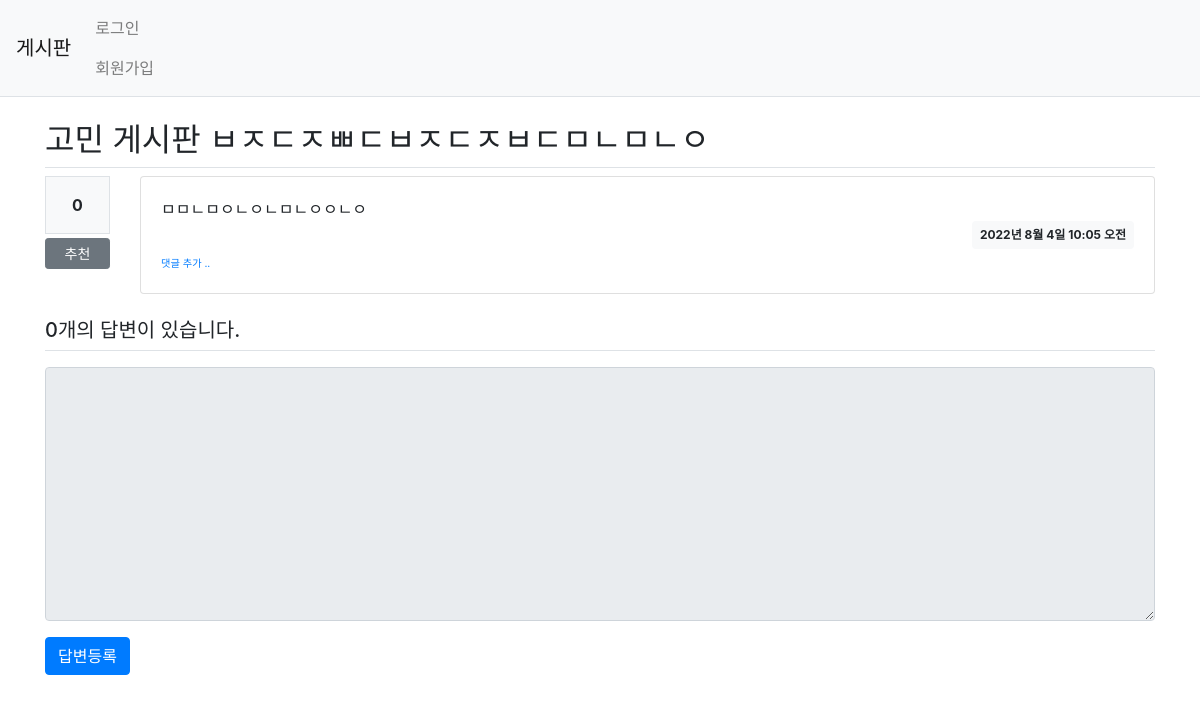
/pybo/349/, run on the app's committed database.
### pybo/models.py (models this page shows, shortened)
class Question(models.Model):
    author = models.ForeignKey(User, on_delete=models.CASCADE, related_name='author_question')
    subject = models.CharField(max_length=200)
    content = models.TextField()
    modify_date = models.DateTimeField(null=True, blank=True)
    create_date = models.DateTimeField()
    voter = models.ManyToManyField(User, related_name='voter_question')
    tag = models.CharField(max_length=20, null=True, blank=True)

### pybo/views/base_views.py (the view)
# urls.py: path('<int:question_id>/', base_views.detail, name='detail'),
def detail(request, question_id):
    question = get_object_or_404(Question, pk=question_id)
    context = {'question': question}
    return render(request, 'pybo/question_detail.html', context)

### templates/pybo/question_detail.html (shortened to what this page needs)
{% extends 'base.html' %}
{% load pybo_filter %}
{% block content %}
<div class="container my-3">
    {% if question.tag  %}
    <h2 class="border-bottom py-2">{{ question.tag }}  {{ question.subject }}</h2>
    {% else %}
    <h2 class="border-bottom py-2">{{ question.subject }}</h2>
    {% endif %}
    <div class="row">
        <div class="col-1">
            <div class="bg-light text-center p-3 border font-weight-bolder mb-1">{{question.voter.count}}</div>
            <a href="#" data-uri="{% url 'pybo:vote_question' question.id %}"
                class="recommend btn btn-sm btn-secondary btn-block my-1">추천</a>
        </div>
        <div class="col-11">
    <div class="card">
        <div class="card-body">
            <div class="card-text" style="white-space: pre-line;">{{ question.content }}</div>
            <div class="d-flex justify-content-end">
                <div class="badge badge-light p-2">
                    {{ question.create_date }}
                </div>
            </div>
            <div>
                <a href="{% url 'pybo:comment_create_question' question.id %}"
                   class="small"><small>댓글 추가 ..</small></a>
            </div>
                </div>
            </div>
        </div>
    </div>
    <h5 class="border-bottom my-3 py-2">{{ question.answer_set.count }}개의 답변이 있습니다.</h5>
    <form action="{% url 'pybo:answer_create' question.id %}" method="post" class="my-3">
        <div class="form-group">
            <textarea {% if not user.is_authenticated %}disabled{% endif %}
                        name="content" id="content" class="form-control"
          rows="10"></textarea>
        </div>
        <input type="submit" value="답변등록" class="btn btn-primary">
    </form>
</div>
{% endblock %}

### data on the page
Question: tag "고민 게시판", subject "ㅂㅈㄷㅈㅃㄷㅂㅈㄷㅈㅂㄷㅁㄴㅁㄴㅇ", voter.count "0", content "ㅁㅁㄴㅁㅇㄴㅇㄴㅁㄴㅇㅇㄴㅇ", create_date "2022년 8월 4일 10:05 오전", answer_set.count "0"
